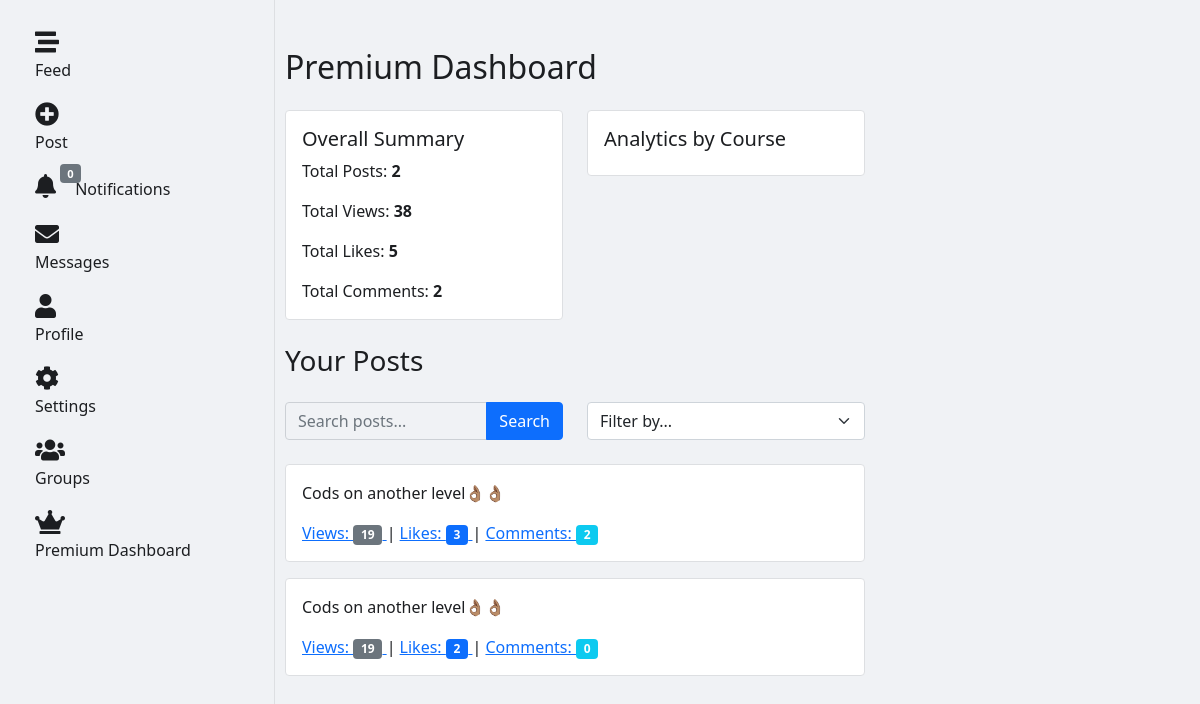
Page /users/premium-dashboard/ (signed in) on the committed database.
### social/models.py (models this page shows, shortened)
class Post(models.Model):
    user = models.ForeignKey(User, on_delete=models.CASCADE)
    content = models.TextField(max_length=150)
    image = models.ImageField(upload_to="post_images/", blank=True, null=True)
    video = models.FileField(upload_to="post_videos/", blank=True, null=True)
    created_at = models.DateTimeField(auto_now_add=True)
    n_views = models.PositiveIntegerField(default=0)
    likes = models.ManyToManyField(User, related_name="liked_posts", blank=True)
    is_boosted = models.BooleanField(default=False)
    boost_expires_at = models.DateTimeField(null=True, blank=True)

### users/views.py (the view)
# urls.py: path("premium-dashboard/", views.premium_dashboard, name="premium_dashboard"),
@login_required
@user_passes_test(is_premium)
def premium_dashboard(request):
    query = request.GET.get("query", "")
    filter_by = request.GET.get("filter", "")
    user_posts = (
        Post.objects.filter(user=request.user)
        .select_related("user")
        .prefetch_related("likes", "comments")
    )
    if query:
        user_posts = user_posts.filter(content__icontains=query)
    if filter_by == "likes":
        user_posts = user_posts.annotate(like_count=Count("likes")).order_by(
            "-like_count"
        )
    elif filter_by == "comments":
        user_posts = user_posts.annotate(comment_count=Count("comments")).order_by(
            "-comment_count"
        )
    elif filter_by == "views":
        user_posts = user_posts.order_by("-n_views")
    else:
        user_posts = user_posts.order_by("-created_at")
    total_views = sum(post.n_views for post in user_posts)
    total_likes = sum(post.likes.count() for post in user_posts)
    total_comments = sum(post.comments.count() for post in user_posts)
    course_analytics = (
        Post.objects.filter(user=request.user)
        .values("user__course")
        .annotate(post_count=Count("id"))
    )
    context = {
        "total_posts": user_posts.count(),
        "total_views": total_views,
        "total_likes": total_likes,
        "total_comments": total_comments,
        "posts": user_posts,
        "query": query,
        "filter": filter_by,
        "course_analytics": list(course_analytics),
    }
    return render(request, "users/premium_dashboard.html", context)

### notifications/context_processors.py (called while the page is built)
def notification_count(request):
    if request.user.is_authenticated:
        count = request.user.notifications.filter(is_read=False).count()
        return {"unread_notification_count": count}
    return {"unread_notification_count": 0}

### users/context_processors.py (called while the page is built)
def premium_status(request):
    if request.user.is_authenticated:
        is_premium = (
            request.user.is_premium
            and request.user.premium_expiry is not None
            and request.user.premium_expiry > timezone.now()
        )
        days_left = (
            (request.user.premium_expiry - timezone.now()).days if is_premium else 0
        )
        return {"is_premium": is_premium, "premium_days_left": days_left}
    return {"is_premium": False, "premium_days_left": 0}

### users/views.py (called while the page is built)
def is_premium(user):
    return (
        user.is_premium
        and user.premium_expiry is not None
        and user.premium_expiry > timezone.now()
    )

### users/templates/users/premium_dashboard.html (shortened to what this page needs)
{% extends 'base.html' %}
{% load static %}
{% block content %}
<div class="container mt-5">
    <h2 class="mb-4">Premium Dashboard</h2>
    <div class="row">
        <div class="col-md-6">
            <div class="card mb-4">
                <div class="card-body">
                    <h5 class="card-title">Overall Summary</h5>
                    <p class="card-text">Total Posts: <strong>{{ total_posts }}</strong></p>
                    <p class="card-text">Total Views: <strong>{{ total_views }}</strong></p>
                    <p class="card-text">Total Likes: <strong>{{ total_likes }}</strong></p>
                    <p class="card-text">Total Comments: <strong>{{ total_comments }}</strong></p>
                </div>
            </div>
        </div>
        <div class="col-md-6">
            <div class="card mb-4">
                <div class="card-body">
                    <h5 class="card-title">Analytics by Course</h5>
                </div>
            </div>
        </div>
    </div>
    <h3 class="mb-4">Your Posts</h3>
    <form method="get" class="mb-4">
        <div class="row">
            <div class="col-md-6">
                <div class="input-group">
                    <input type="text" name="query" value="{{ query }}" class="form-control"
                        placeholder="Search posts...">
                    <button type="submit" class="btn btn-primary">Search</button>
                </div>
            </div>
            <div class="col-md-6">
                <select name="filter" class="form-select" onchange="this.form.submit()">
                    <option value="">Filter by...</option>
                </select>
            </div>
        </div>
    </form>
    {% if posts %}
    {% for post in posts %}
    <div class="card mb-3">
        <div class="card-body">
            <p class="card-text">{{ post.content }}</p>
            <p class="card-text">
                <a href="#" class="view-details" data-type="views" data-post-id="{{ post.id }}">
                    Views: <span class="badge bg-secondary">{{ post.n_views }}</span>
                </a> |
                <a href="#" class="view-details" data-type="likes" data-post-id="{{ post.id }}">
                    Likes: <span class="badge bg-primary">{{ post.likes.count }}</span>
                </a> |
                <a href="#" class="view-details" data-type="comments" data-post-id="{{ post.id }}">
                    Comments: <span class="badge bg-info">{{ post.comments.count }}</span>
                </a>
            </p>
        </div>
    </div>
    {% endfor %}
    {% else %}
    <div class="alert alert-info">No posts available.</div>
    {% endif %}
</div>
{% endblock %}

### templates/base.html (style rules this page uses)
body { padding-bottom: 60px; }
:root { --bg-color: #f0f2f5; --text-color: #1c1e21; --navbar-bg: #ffffff; --navbar-color: #1c1e21; --card-bg: #ffffff; --card-border: #dddfe2; --input-bg: #f0f2f5; --input-color: #1c1e21; --input-border: #ccd0d5; --btn-close-filter: none; }
body { background-color: var(--bg-color); color: var(--text-color); }
.card { background-color: var(--card-bg); border-color: var(--card-border); }
.form-control { background-color: var(--input-bg); color: var(--input-color); border-color: var(--input-border); }
.container { position: relative; z-index: 1; }
@media (min-width: 576px) { .container { padding-left: 10px; padding-right: 10px; } }

### rows in the picture
Post: content "Cods on another level👌🏽👌🏽", n_views "19", likes.count "3", comments.count "2"
Post: content "Cods on another level👌🏽👌🏽", n_views "19", likes.count "2", comments.count "0"

### other values in the picture
{{ unread_notification_count }} "0"
{{ total_posts }} "2"
{{ total_views }} "38"
{{ total_likes }} "5"
{{ total_comments }} "2"
